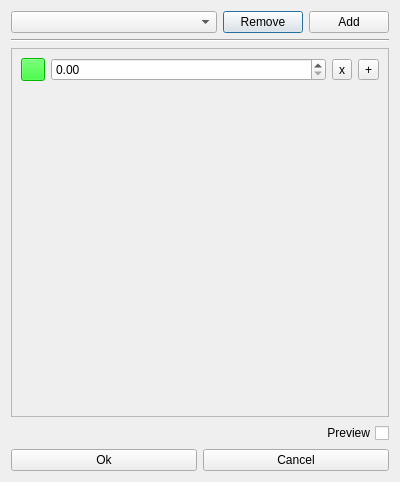
<?xml version="1.0" encoding="UTF-8"?>
<ui version="4.0">
 <class>LUTEditorDialog</class>
 <widget class="QDialog" name="LUTEditorDialog">
  <property name="geometry">
   <rect>
    <x>0</x>
    <y>0</y>
    <width>400</width>
    <height>482</height>
   </rect>
  </property>
  <property name="windowTitle">
   <string>LUT Editor</string>
  </property>
  <layout class="QVBoxLayout" name="verticalLayout_2">
   <item>
    <layout class="QVBoxLayout" name="verticalLayout">
     <item>
      <layout class="QHBoxLayout" name="horizontalLayout">
       <item>
        <widget class="QComboBox" name="LUTListComboBox">
         <property name="sizePolicy">
          <sizepolicy hsizetype="MinimumExpanding" vsizetype="Fixed">
           <horstretch>0</horstretch>
           <verstretch>0</verstretch>
          </sizepolicy>
         </property>
         <property name="editable">
          <bool>false</bool>
         </property>
         <property name="currentText">
          <string/>
         </property>
         <property name="currentIndex">
          <number>-1</number>
         </property>
        </widget>
       </item>
       <item>
        <widget class="QPushButton" name="RemoveLUTEntryButton">
         <property name="sizePolicy">
          <sizepolicy hsizetype="Fixed" vsizetype="Fixed">
           <horstretch>0</horstretch>
           <verstretch>0</verstretch>
          </sizepolicy>
         </property>
         <property name="text">
          <string>Remove</string>
         </property>
        </widget>
       </item>
       <item>
        <widget class="QPushButton" name="pushButton_2">
         <property name="text">
          <string>Add</string>
         </property>
        </widget>
       </item>
      </layout>
     </item>
     <item>
      <widget class="Line" name="line">
       <property name="orientation">
        <enum>Qt::Horizontal</enum>
       </property>
      </widget>
     </item>
     <item>
      <widget class="QScrollArea" name="LUTEditorScrollArea">
       <property name="widgetResizable">
        <bool>true</bool>
       </property>
       <widget class="QWidget" name="LUTEditorScrollAreaContent">
        <property name="geometry">
         <rect>
          <x>0</x>
          <y>0</y>
          <width>378</width>
          <height>365</height>
         </rect>
        </property>
        <layout class="QVBoxLayout" name="verticalLayout_3">
         <item>
          <layout class="QHBoxLayout" name="LUTEditorEntry">
           <property name="sizeConstraint">
            <enum>QLayout::SetDefaultConstraint</enum>
           </property>
           <item>
            <widget class="QToolButton" name="toolButton">
             <property name="autoFillBackground">
              <bool>false</bool>
             </property>
             <property name="styleSheet">
              <string notr="true">background: rgb(0, 255, 0)</string>
             </property>
             <property name="text">
              <string/>
             </property>
            </widget>
           </item>
           <item>
            <widget class="QDoubleSpinBox" name="doubleSpinBox">
             <property name="sizePolicy">
              <sizepolicy hsizetype="Expanding" vsizetype="Fixed">
               <horstretch>0</horstretch>
               <verstretch>0</verstretch>
              </sizepolicy>
             </property>
            </widget>
           </item>
           <item>
            <widget class="QToolButton" name="toolButton_3">
             <property name="sizePolicy">
              <sizepolicy hsizetype="Fixed" vsizetype="Fixed">
               <horstretch>0</horstretch>
               <verstretch>0</verstretch>
              </sizepolicy>
             </property>
             <property name="minimumSize">
              <size>
               <width>20</width>
               <height>20</height>
              </size>
             </property>
             <property name="baseSize">
              <size>
               <width>25</width>
               <height>0</height>
              </size>
             </property>
             <property name="text">
              <string>x</string>
             </property>
            </widget>
           </item>
           <item>
            <widget class="QToolButton" name="toolButton_2">
             <property name="sizePolicy">
              <sizepolicy hsizetype="Minimum" vsizetype="Fixed">
               <horstretch>0</horstretch>
               <verstretch>0</verstretch>
              </sizepolicy>
             </property>
             <property name="minimumSize">
              <size>
               <width>20</width>
               <height>20</height>
              </size>
             </property>
             <property name="text">
              <string>+</string>
             </property>
            </widget>
           </item>
          </layout>
         </item>
         <item>
          <spacer name="verticalSpacer">
           <property name="orientation">
            <enum>Qt::Vertical</enum>
           </property>
           <property name="sizeHint" stdset="0">
            <size>
             <width>20</width>
             <height>40</height>
            </size>
           </property>
          </spacer>
         </item>
        </layout>
       </widget>
      </widget>
     </item>
     <item>
      <widget class="QCheckBox" name="previewCheckBox">
       <property name="layoutDirection">
        <enum>Qt::RightToLeft</enum>
       </property>
       <property name="text">
        <string>Preview</string>
       </property>
      </widget>
     </item>
     <item>
      <layout class="QHBoxLayout" name="horizontalLayout_3">
       <item>
        <widget class="QPushButton" name="cancelButton">
         <property name="text">
          <string>Ok</string>
         </property>
        </widget>
       </item>
       <item>
        <widget class="QPushButton" name="okButton">
         <property name="text">
          <string>Cancel</string>
         </property>
        </widget>
       </item>
      </layout>
     </item>
    </layout>
   </item>
  </layout>
 </widget>
 <resources/>
 <connections>
  <connection>
   <sender>okButton</sender>
   <signal>clicked()</signal>
   <receiver>LUTEditorDialog</receiver>
   <slot>accept()</slot>
   <hints>
    <hint type="sourcelabel">
     <x>289</x>
     <y>458</y>
    </hint>
    <hint type="destinationlabel">
     <x>73</x>
     <y>333</y>
    </hint>
   </hints>
  </connection>
  <connection>
   <sender>cancelButton</sender>
   <signal>clicked()</signal>
   <receiver>LUTEditorDialog</receiver>
   <slot>reject()</slot>
   <hints>
    <hint type="sourcelabel">
     <x>103</x>
     <y>459</y>
    </hint>
    <hint type="destinationlabel">
     <x>199</x>
     <y>240</y>
    </hint>
   </hints>
  </connection>
 </connections>
</ui>
